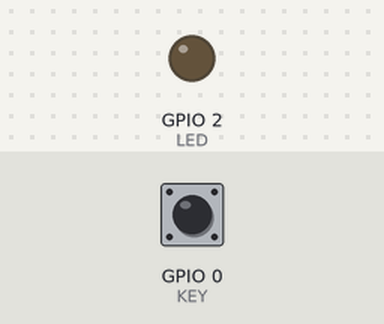
The sketch below on a simulated ESP32. Shown: output pins drawn as LEDs (lit = HIGH). The test bench sets the inputs (shaded band); at power-on: GPIO 0 (KEY) HIGH.

Above: at 1.4 s.
1.5 s: GPIO 0 (KEY) pulled LOW for 0.15 s
At 1.57 s:
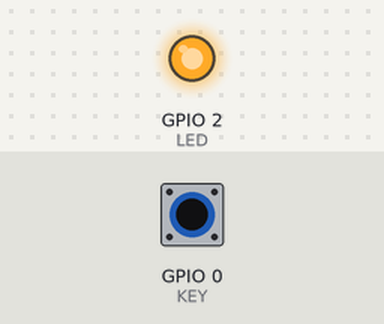
3.1 s: GPIO 0 (KEY) pulled LOW for 3.2 s
At 7.5 s:
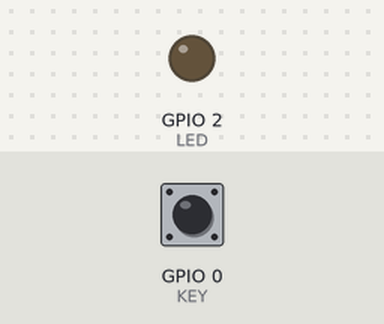
Timing chart, 0 to 9.0 s (numbered marks = the images above; inputs shaded):
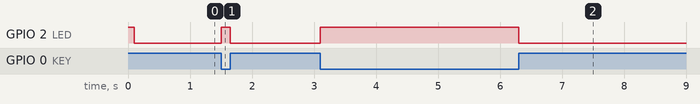

Measured:
- after the input at 1.5 s, GPIO 2 (LED): LOW → HIGH at once, → LOW 0.15 s later
- after the input at 3.1 s, GPIO 2 (LED): LOW → HIGH at once, → LOW 3.2 s later

The sketch:

IO_input_output.ino
```cpp
int LED = 2;
int KEY = 0;
void setup() {
  // put your setup code here, to run once:
  pinMode(LED,OUTPUT); //将P2设置为输出模式
  pinMode(KEY,INPUT); //将P0设置成输入模式
  digitalWrite(LED,HIGH); //点亮LED
  delay(100); //延时100ms
  digitalWrite(LED,LOW); //熄灭LED
  delay(100); //延时100ms
}

void loop() {
  // put your main code here, to run repeatedly:
  if(digitalRead(KEY) == LOW) //按下key键
  {
    digitalWrite(LED,HIGH);
    while(digitalRead(KEY) == LOW); //等待key键松开
  }
  else
  {
    digitalWrite(LED,LOW);
  }
}
```
